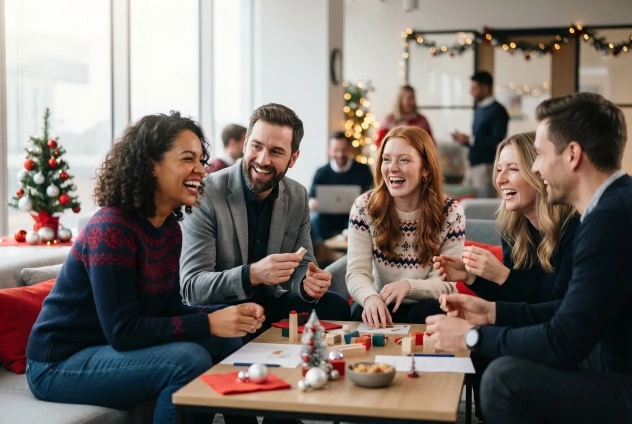
#> input picture templates/archa/galereya1.webp, 1264 x 848 px, given in place of share-anor-a.png, which was not available (shown at 1/2 size)
$ python share-bg.py
#> lines starting #> are read from the running program, lines starting #| are printed output that depends on the picture
"""
Ulashish kartasi foni: scripts/qa/out/share-<slug>-{a,b}.png → public/templates/<slug>/share-bg.webp (1080×1440).
Surat o‘rni bo‘lgan shablonlarda a (qora surat) va b (oq surat) kadrlaridan alfa hisoblanadi:
  alpha = 1 − (b − a) / 255, rang = a / alpha  → surat ko‘rinadigan joy shaffof (kartada surat fon ostida chiziladi).
Ishlatish: python3 scripts/qa/share-bg.py [slug ...]   (oldin: node scripts/qa/share-bg.cjs)
"""
import json, sys
from pathlib import Path
import numpy as np
from PIL import Image

ROOT = Path(__file__).resolve().parents[2]
OUT = Path(__file__).resolve().parent / "out"
ALL = "anor zumrad parvoz shato savsan muhr kalit sayohat lino kumush riviera ertak farmon sandiq sovga malika sham koinot marvarid bilet taqvim sammit tong qozon lagan oltin xotira gulshan archa qirmiz ayoz poyezd".split()

for slug in sys.argv[1:] or ALL:
    a = Image.open(OUT / f"share-{slug}-a.png").convert("RGB")
#> a is the input picture: PIL image 1264x848 RGB; mean R, G, B 123.9, 114.1, 108
    b_path = OUT / f"share-{slug}-b.png"
    if b_path.exists():
        A = np.asarray(a).astype(np.float32)
        B = np.asarray(Image.open(b_path).convert("RGB")).astype(np.float32)
        alpha = 1.0 - np.clip((B - A).mean(axis=2) / 255.0, 0, 1)
        alpha[alpha < 0.02] = 0
        rgb = np.where(alpha[..., None] > 0, A / np.maximum(alpha[..., None], 1e-3), 0)
        img = Image.fromarray(np.dstack([np.clip(rgb, 0, 255), alpha * 255]).astype(np.uint8), "RGBA")
    else:
        img = a
    img = img.resize((1080, 1440), Image.LANCZOS)
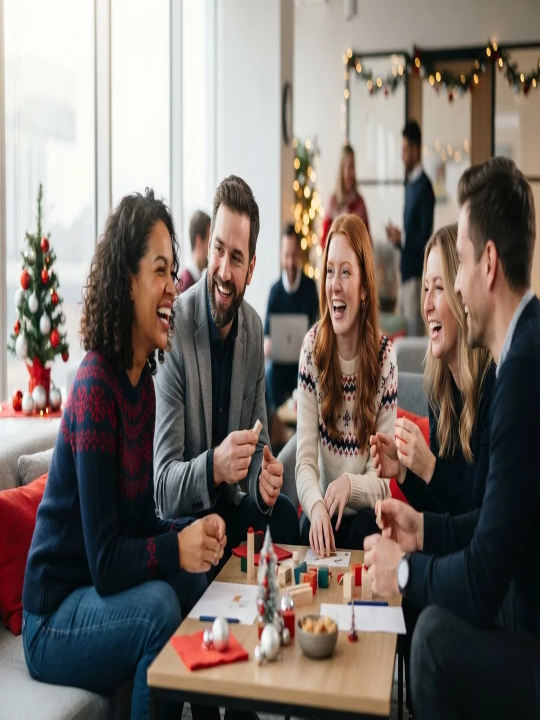
#> img: PIL image 1080x1440 RGB (shown at 1/2 size); mean R, G, B 123.9, 114.1, 108
    dst = ROOT / "public" / "templates" / slug / "share-bg.webp"
    img.save(dst, "WEBP", quality=80, method=6)
#> (the run stopped early here; a loop or call above may not have finished)

$ run again, on templates/archa/galereya2.webp
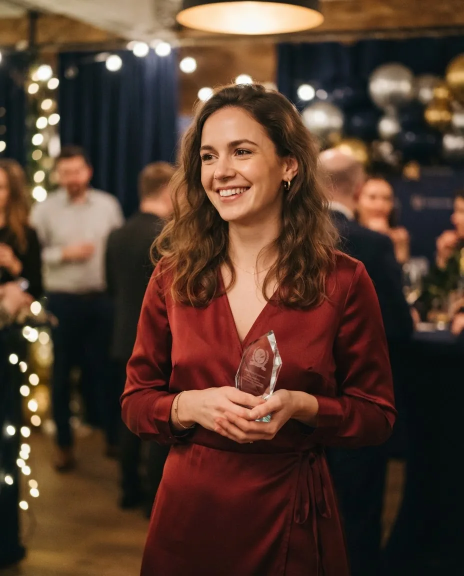
#> input picture templates/archa/galereya2.webp, 928 x 1152 px, given in place of galereya2.webp-a.png, which was not available (shown at 1/2 size)
#> a is the input picture: PIL image 928x1152 RGB; mean R, G, B 84.3, 59.3, 45.7
#> `img = img.resize((1080, 1440), Image.LANCZOS)`:
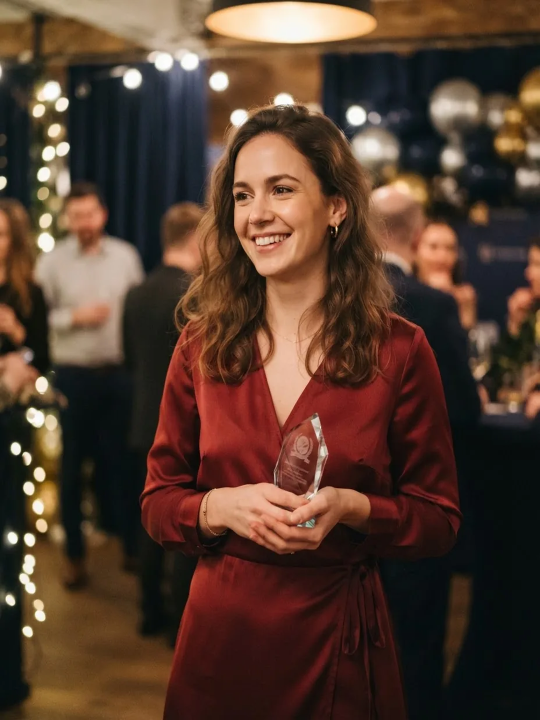
#> img: PIL image 1080x1440 RGB (shown at 1/2 size); mean R, G, B 84.3, 59.3, 45.7

$ run again, on templates/archa/galereya3.webp
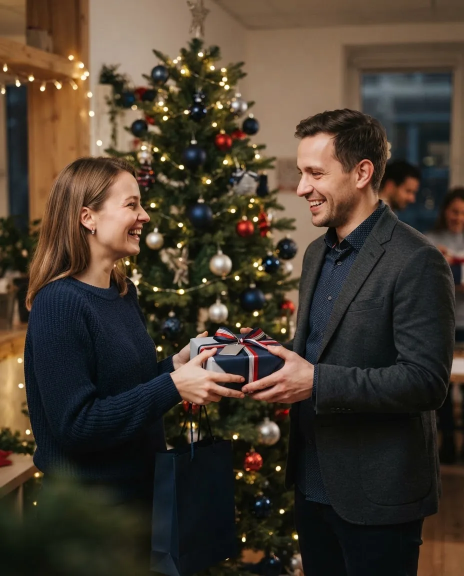
#> input picture templates/archa/galereya3.webp, 928 x 1152 px, given in place of galereya3.webp-a.png, which was not available (shown at 1/2 size)
#> a is the input picture: PIL image 928x1152 RGB; mean R, G, B 70.5, 59.2, 46.8
#> `img = img.resize((1080, 1440), Image.LANCZOS)`:
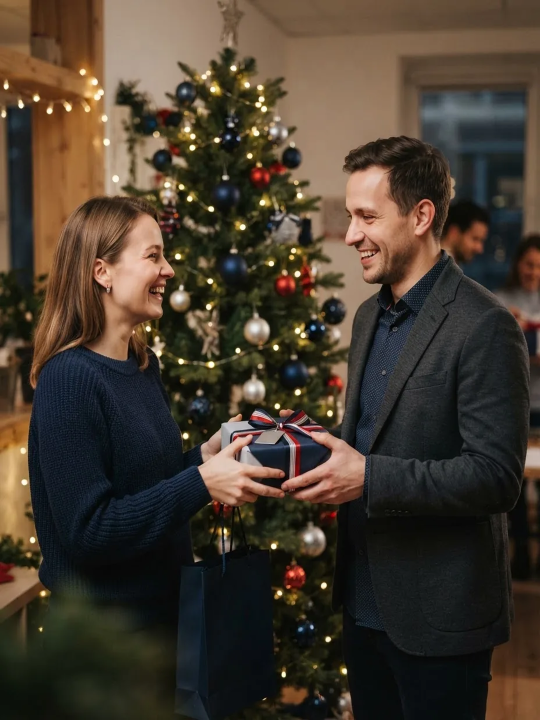
#> img: PIL image 1080x1440 RGB (shown at 1/2 size); mean R, G, B 70.5, 59.2, 46.8
